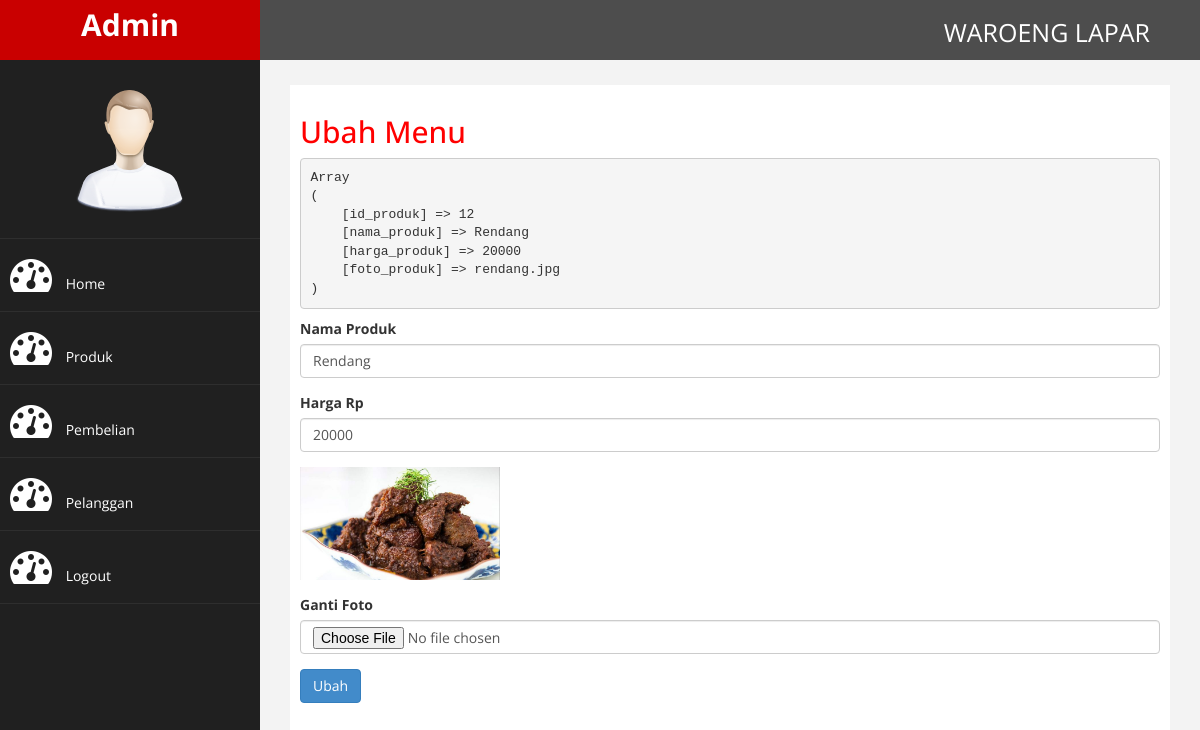
The app's page /admin/admin.php?halaman=ubahproduk&id=12 (signed in) with its own data.
### tables this page shows
CREATE TABLE `produk` (
  `id_produk` int(11) NOT NULL,
  `nama_produk` varchar(150) NOT NULL,
  `harga_produk` varchar(300) NOT NULL,
  `foto_produk` varchar(100) NOT NULL
);

### admin/ubahproduk.php (the view, shortened to what this page needs)
<h2>Ubah Menu</h2>
<?php
$ambil = $koneksi->query("SELECT * FROM produk WHERE id_produk='$_GET[id]'");
$pecah = $ambil->fetch_assoc();
echo "<pre>";
print_r($pecah);
echo "</pre>";
?>
<form method="post" enctype="multipart/form-data">
	<div class="form-group">
		<label>Nama Produk</label>
		<input type="text" name="nama" class="form-control" value="<?php echo $pecah['nama_produk']; ?>">
	</div>
	<div class="form-group">
		<label>Harga Rp</label>
		<input type="number" name="harga" class="form-control" value="<?php echo $pecah['harga_produk']; ?>">
	</div>
	<div class="form-group">
		<img src="../foto_produk/<?php echo $pecah['foto_produk'] ?>" width="200">
	</div>
	<div class="form-group">
		<label>Ganti Foto</label>
		<input type="file" name="foto" class="form-control">
	</div>
	<button class="btn btn-primary" name="ubah">Ubah</button>
</form>

### admin/assets/css/custom.css (style rules this page uses)
body { font-family: 'Open Sans', sans-serif; }
h2 { color: #f00; }

### records on screen
produk: nama "Rendang", harga "20000", foto_produk (picture)
